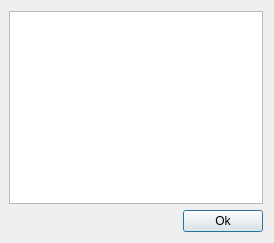
<?xml version="1.0" encoding="UTF-8"?>
<ui version="4.0">
 <class>FullImg</class>
 <widget class="QDialog" name="FullImg">
  <property name="enabled">
   <bool>true</bool>
  </property>
  <property name="geometry">
   <rect>
    <x>0</x>
    <y>0</y>
    <width>274</width>
    <height>243</height>
   </rect>
  </property>
  <property name="sizePolicy">
   <sizepolicy hsizetype="Preferred" vsizetype="Preferred">
    <horstretch>0</horstretch>
    <verstretch>0</verstretch>
   </sizepolicy>
  </property>
  <property name="maximumSize">
   <size>
    <width>16777215</width>
    <height>16777215</height>
   </size>
  </property>
  <property name="windowTitle">
   <string>Full Image</string>
  </property>
  <property name="layoutDirection">
   <enum>Qt::RightToLeft</enum>
  </property>
  <property name="autoFillBackground">
   <bool>true</bool>
  </property>
  <property name="sizeGripEnabled">
   <bool>false</bool>
  </property>
  <property name="modal">
   <bool>false</bool>
  </property>
  <layout class="QGridLayout" name="gridLayout" rowstretch="1,1" columnstretch="0" rowminimumheight="1,1" columnminimumwidth="0">
   <property name="sizeConstraint">
    <enum>QLayout::SetMinAndMaxSize</enum>
   </property>
   <property name="leftMargin">
    <number>9</number>
   </property>
   <property name="horizontalSpacing">
    <number>6</number>
   </property>
   <item row="1" column="0">
    <widget class="QPushButton" name="b_ok">
     <property name="sizePolicy">
      <sizepolicy hsizetype="Expanding" vsizetype="Fixed">
       <horstretch>0</horstretch>
       <verstretch>0</verstretch>
      </sizepolicy>
     </property>
     <property name="maximumSize">
      <size>
       <width>80</width>
       <height>16777215</height>
      </size>
     </property>
     <property name="text">
      <string>Ok</string>
     </property>
    </widget>
   </item>
   <item row="0" column="0">
    <widget class="QGraphicsView" name="graphicsView">
     <property name="sizePolicy">
      <sizepolicy hsizetype="Expanding" vsizetype="Expanding">
       <horstretch>0</horstretch>
       <verstretch>0</verstretch>
      </sizepolicy>
     </property>
     <property name="minimumSize">
      <size>
       <width>100</width>
       <height>100</height>
      </size>
     </property>
     <property name="midLineWidth">
      <number>0</number>
     </property>
     <property name="verticalScrollBarPolicy">
      <enum>Qt::ScrollBarAsNeeded</enum>
     </property>
     <property name="horizontalScrollBarPolicy">
      <enum>Qt::ScrollBarAsNeeded</enum>
     </property>
    </widget>
   </item>
  </layout>
 </widget>
 <resources/>
 <connections/>
</ui>
